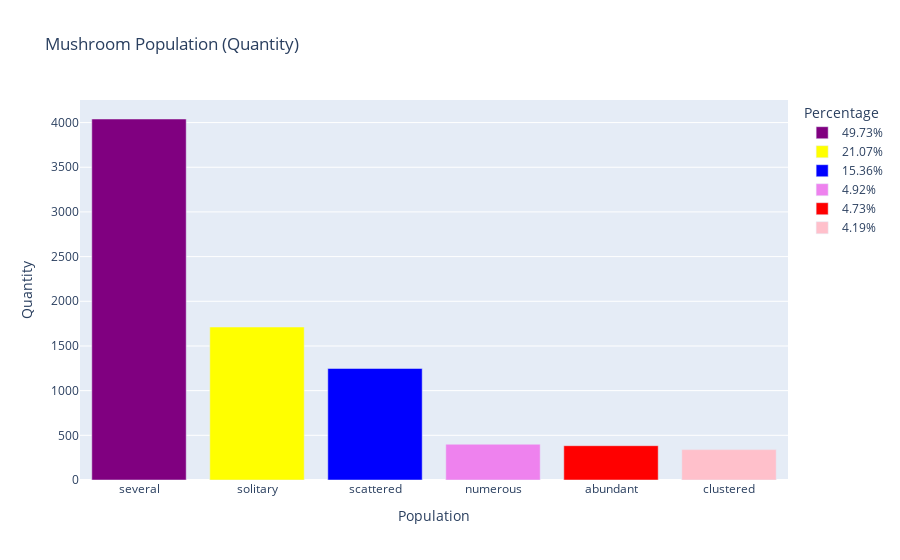

Notebook cell for this chart:
### Markdown cell above
Majority of the mushrooms habitat in the woods, grasses, leaves, or paths

### Code cell
# plotting the frequency of the population feature
population_dict = df_mush['population'].value_counts().to_dict()
population_ordered = ['several','solitary','scattered','numerous','abundant','clustered']
change_dict_key(population_dict,list(population_dict.keys()),population_ordered)
df_population = series_to_df(population_dict,'Population')

fig = px.bar(df_population, x='Population',y='Quantity',title = "Mushroom Population (Quantity)",
             color_discrete_sequence = colors,color = df_population['Percentage'])
fig.show()

### Figure 1 — Plotly figure (JSON) as saved in the notebook; plotly's stock layout.template omitted (floating-point values rounded to 4 significant figures)
{"data": [{"alignmentgroup": "True", "hovertemplate": "Percentage=49.73%<br>Population=%{x}<br>Quantity=%{y}<extra></extra>", "legendgroup": "49.73%", "marker": {"color": "purple", "pattern": {"shape": ""}}, "name": "49.73%", "offsetgroup": "49.73%", "orientation": "v", "showlegend": true, "textposition": "auto", "type": "bar", "x": ["several"], "xaxis": "x", "y": [4040], "yaxis": "y"}, {"alignmentgroup": "True", "hovertemplate": "Percentage=21.07%<br>Population=%{x}<br>Quantity=%{y}<extra></extra>", "legendgroup": "21.07%", "marker": {"color": "yellow", "pattern": {"shape": ""}}, "name": "21.07%", "offsetgroup": "21.07%", "orientation": "v", "showlegend": true, "textposition": "auto", "type": "bar", "x": ["solitary"], "xaxis": "x", "y": [1712], "yaxis": "y"}, {"alignmentgroup": "True", "hovertemplate": "Percentage=15.36%<br>Population=%{x}<br>Quantity=%{y}<extra></extra>", "legendgroup": "15.36%", "marker": {"color": "blue", "pattern": {"shape": ""}}, "name": "15.36%", "offsetgroup": "15.36%", "orientation": "v", "showlegend": true, "textposition": "auto", "type": "bar", "x": ["scattered"], "xaxis": "x", "y": [1248], "yaxis": "y"}, {"alignmentgroup": "True", "hovertemplate": "Percentage=4.92%<br>Population=%{x}<br>Quantity=%{y}<extra></extra>", "legendgroup": "4.92%", "marker": {"color": "violet", "pattern": {"shape": ""}}, "name": "4.92%", "offsetgroup": "4.92%", "orientation": "v", "showlegend": true, "textposition": "auto", "type": "bar", "x": ["numerous"], "xaxis": "x", "y": [400], "yaxis": "y"}, {"alignmentgroup": "True", "hovertemplate": "Percentage=4.73%<br>Population=%{x}<br>Quantity=%{y}<extra></extra>", "legendgroup": "4.73%", "marker": {"color": "red", "pattern": {"shape": ""}}, "name": "4.73%", "offsetgroup": "4.73%", "orientation": "v", "showlegend": true, "textposition": "auto", "type": "bar", "x": ["abundant"], "xaxis": "x", "y": [384], "yaxis": "y"}, {"alignmentgroup": "True", "hovertemplate": "Percentage=4.19%<br>Population=%{x}<br>Quantity=%{y}<extra></extra>", "legendgroup": "4.19%", "marker": {"color": "pink", "pattern": {"shape": ""}}, "name": "4.19%", "offsetgroup": "4.19%", "orientation": "v", "showlegend": true, "textposition": "auto", "type": "bar", "x": ["clustered"], "xaxis": "x", "y": [340], "yaxis": "y"}], "layout": {"autosize": true, "barmode": "relative", "legend": {"title": {"text": "Percentage"}, "tracegroupgap": 0}, "title": {"text": "Mushroom Population (Quantity)"}, "xaxis": {"anchor": "y", "autorange": true, "domain": [0, 1], "range": [-0.5, 5.5], "title": {"text": "Population"}, "type": "category"}, "yaxis": {"anchor": "x", "autorange": true, "domain": [0, 1], "range": [0, 4253.0], "title": {"text": "Quantity"}, "type": "linear"}}}
